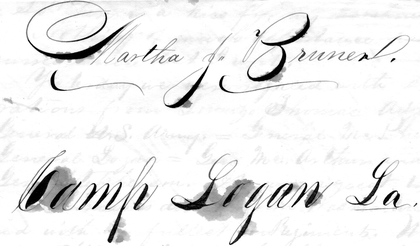
%> input picture matlab/06/H01.png, 420 x 246 px, shrunk from 2245 x 1317 before the run
$ octave Dawid_Dziwisz_01.m   (GNU Octave 9; MATLAB toolbox functions it lacks are replaced by stand-ins)
%> lines starting %> are read from the running program, lines starting %| are printed output that depends on the picture
### matlab/06/glcm.m
function [glcm] = glcm( ob_norm )
%Opis funkcji:
%   transformacja do glcm ze zwyk쿮go obrazu

ob_grey = cv.cvtColor(ob_norm, 'RGB2GRAY');
glcm = zeros(256);
y = size(ob_grey,1);
x = size(ob_grey,2);
for i = 1 :  y - 1
    for j = 1 : x
        temp = ob_grey(i,j);
        temp1 = ob_grey(i+1,j);
        glcm(temp+1,temp1+1) = glcm(temp+1,temp1+1) + 1;
    end
end
end

### matlab/06/Dawid_Dziwisz_01.m
%% Lab 6 - Analiza cech tekstur
% podpunkty 1-3
ob1_norm = imread('H01.png');
%> ob1_norm is the input picture: size 246x420x3 uint8; min 0, max 255, mean 237.3
ob2_norm = imread('H02.png');
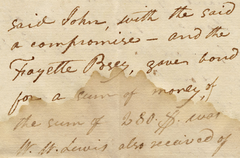
%> input picture matlab/06/H02.png, 240 x 158 px, shrunk from 1285 x 843 before the run
%> ob2_norm is the input picture: size 158x240x3 uint8; mean R, G, B 216.3, 196.2, 162.9
ob3_norm = imread('H03.png');
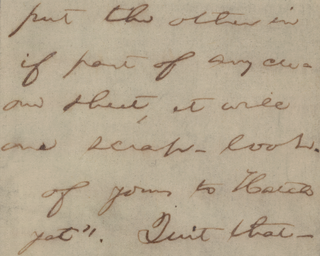
%> input picture matlab/06/H03.png, 320 x 256 px, shrunk from 1709 x 1371 before the run
%> ob3_norm is the input picture: size 256x320x3 uint8; mean R, G, B 180.2, 166.3, 143.7
ob4_norm = imread('H04.png');
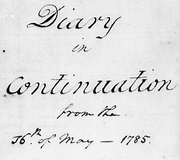
%> input picture matlab/06/H04.png, 180 x 160 px, shrunk from 961 x 854 before the run
%> ob4_norm is the input picture: size 160x180x3 uint8; min 0, max 255, mean 225.2
ob5_norm = imread('C05.png');
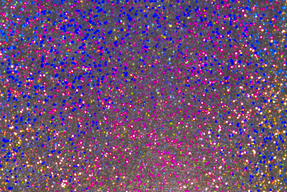
%> input picture matlab/06/C05.png, 287 x 192 px, shrunk from 1536 x 1024 before the run
%> ob5_norm is the input picture: size 192x287x3 uint8; mean R, G, B 110.2, 76.6, 116.2
ob6_norm = imread('C06.png');
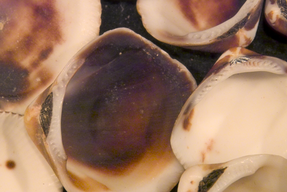
%> input picture matlab/06/C06.png, 287 x 192 px, shrunk from 1536 x 1024 before the run
%> ob6_norm is the input picture: size 192x287x3 uint8; mean R, G, B 155.7, 120.1, 96.9
%> the run ends on the next line
%% 2.1 Macierze glcm

ob1_glcm = glcm(ob1_norm);
